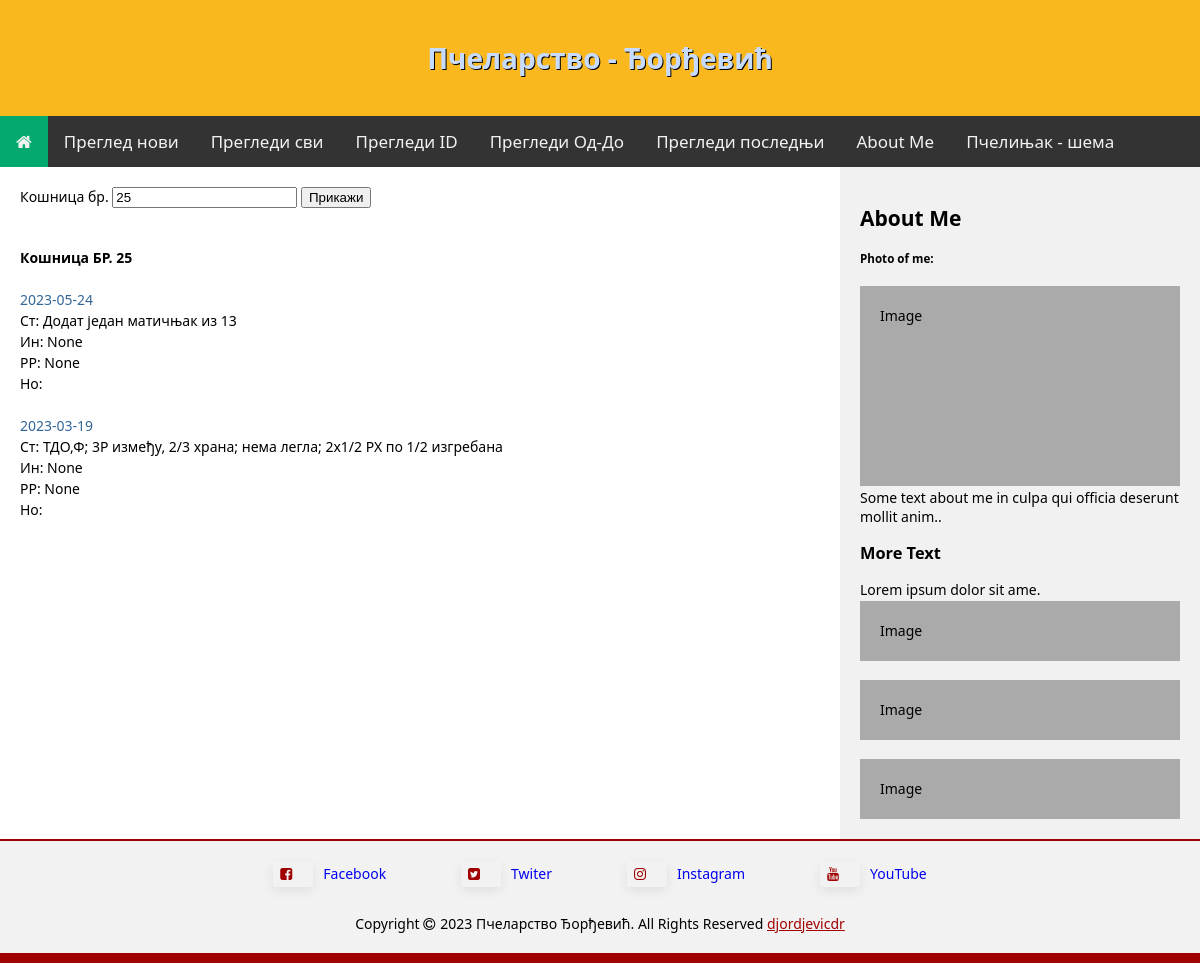
The app's page /inspect_by_id?hive_id=25, older data.
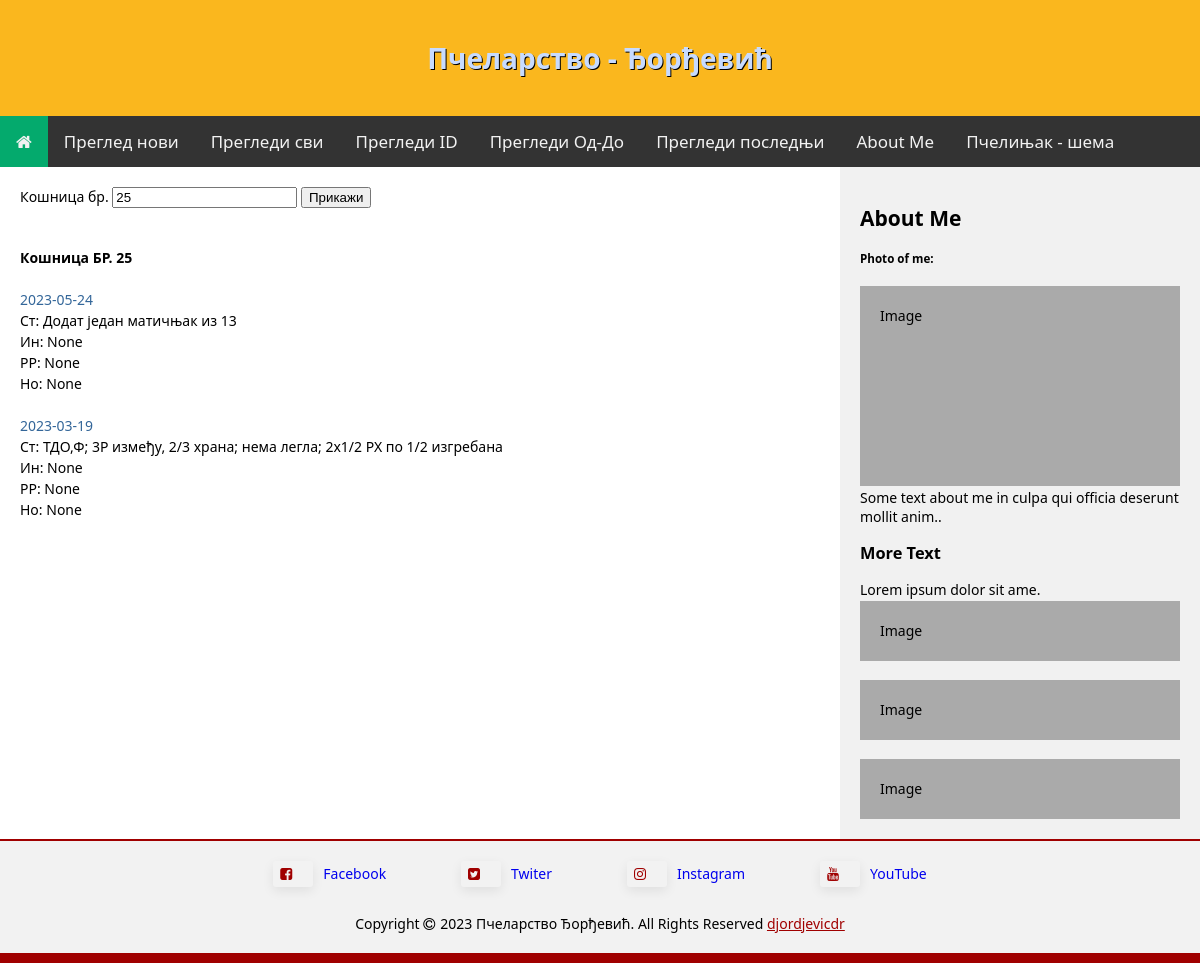
The same page, newer data.
### tables this page shows
CREATE TABLE inspect (id INTEGER PRIMARY KEY ASC AUTOINCREMENT NOT NULL, hive_id TEXT (2) NOT NULL, date DATE NOT NULL, state VARCHAR (255), interv VARCHAR (255), frames VARCHAR (127), note VARCHAR (255));

### app.py (the view)
@app.route("/inspect_by_id")
def inspect_by_id():
    db = os.path.join(app.root_path, 'pcelinjak.db')
    con = sqlite3.connect(db)
    cur = con.cursor()
    hive_id = request.args.get("hive_id")
    if hive_id == None:
        return render_template("inspect_by_id.html", hive_id=None, review=None)
    else:
        sql="""
        SELECT date, hive_id, state, interv, frames, note
        FROM inspect
        WHERE hive_id=?
        ORDER BY date DESC
        """
        cur.execute(sql, (hive_id,))
        rew=cur.fetchall()
        con.close()
        return render_template("inspect_by_id.html", hive_id=hive_id, review=rew)

### templates/inspect_by_id.html
{% extends 'template.html' %}
{% block content %}
<form>
  <label for="hive_id">Кошница бр.</label>
  <input type="text" name="hive_id" id="hive_id" {% if hive_id != None %} value="{{ hive_id }}" {% endif %} />
  <input type="submit" value="Прикажи" />
</form>
{% if review != None %}
  <br>
  <br>
  <p><b>Кошница БР. {{ hive_id }}</b></p>
  <br>
  {% for (date, hive_id, state, interv, frames, note) in review %}
    <p style="color: #336699">{{ date }}</p>
    <p>Ст: {{ state }}</p>
    <p>Ин: {{ interv }}</p>
    <p>РР: {{ frames }}</p>
    <p>Но: {{ note }}</p>
    <br>
  {% endfor %}
{% endif %}
{% endblock content %}

Row changes from the older to the newer data that the page shows:
changed inspect "Додат један матичњак из 13": note (not shown) → "None"
changed inspect "ТДО,Ф; 3Р између, 2/3 храна; нема легла; 2x1/2 РХ по 1/2 изгребана": note (not shown) → "None"
